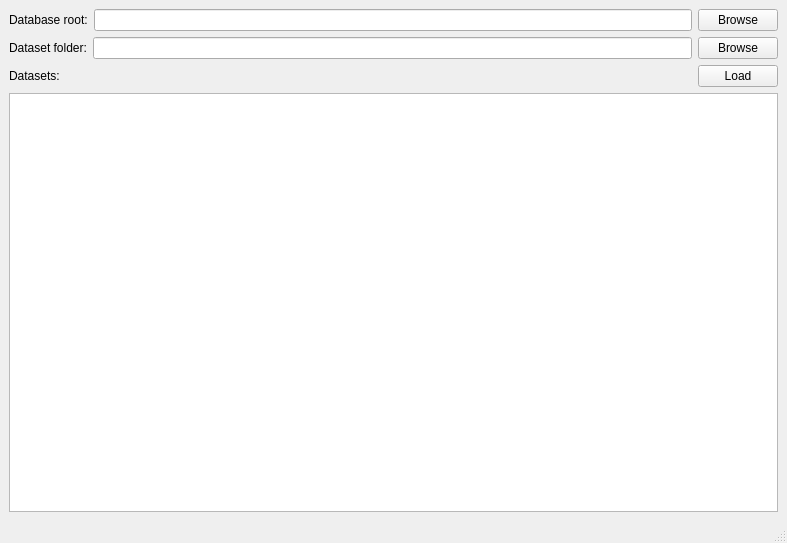
<?xml version="1.0" encoding="UTF-8"?>
<ui version="4.0">
 <class>MainWindow</class>
 <widget class="QMainWindow" name="MainWindow">
  <property name="geometry">
   <rect>
    <x>0</x>
    <y>0</y>
    <width>787</width>
    <height>543</height>
   </rect>
  </property>
  <property name="windowTitle">
   <string>MainWindow</string>
  </property>
  <widget class="QWidget" name="centralwidget">
   <layout class="QVBoxLayout" name="verticalLayout">
    <item>
     <layout class="QHBoxLayout" name="horizontalLayout">
      <item>
       <widget class="QLabel" name="db_root">
        <property name="text">
         <string>Database root:</string>
        </property>
       </widget>
      </item>
      <item>
       <widget class="QLineEdit" name="db_name"/>
      </item>
      <item>
       <widget class="QPushButton" name="browse1">
        <property name="sizePolicy">
         <sizepolicy hsizetype="Maximum" vsizetype="Fixed">
          <horstretch>0</horstretch>
          <verstretch>0</verstretch>
         </sizepolicy>
        </property>
        <property name="text">
         <string>Browse</string>
        </property>
       </widget>
      </item>
     </layout>
    </item>
    <item>
     <layout class="QHBoxLayout" name="horizontalLayout_2">
      <item>
       <widget class="QLabel" name="ds_root">
        <property name="text">
         <string>Dataset folder:</string>
        </property>
       </widget>
      </item>
      <item>
       <widget class="QLineEdit" name="ds_name"/>
      </item>
      <item>
       <widget class="QPushButton" name="browse2">
        <property name="sizePolicy">
         <sizepolicy hsizetype="Maximum" vsizetype="Fixed">
          <horstretch>0</horstretch>
          <verstretch>0</verstretch>
         </sizepolicy>
        </property>
        <property name="text">
         <string>Browse</string>
        </property>
       </widget>
      </item>
     </layout>
    </item>
    <item>
     <layout class="QHBoxLayout" name="horizontalLayout_3">
      <item>
       <widget class="QLabel" name="datasets">
        <property name="text">
         <string>Datasets:</string>
        </property>
       </widget>
      </item>
      <item>
       <widget class="QPushButton" name="Load">
        <property name="sizePolicy">
         <sizepolicy hsizetype="Maximum" vsizetype="Fixed">
          <horstretch>0</horstretch>
          <verstretch>0</verstretch>
         </sizepolicy>
        </property>
        <property name="text">
         <string>Load</string>
        </property>
       </widget>
      </item>
     </layout>
    </item>
    <item>
     <widget class="QListWidget" name="dataset_list"/>
    </item>
   </layout>
  </widget>
  <widget class="QMenuBar" name="menubar">
   <property name="geometry">
    <rect>
     <x>0</x>
     <y>0</y>
     <width>787</width>
     <height>21</height>
    </rect>
   </property>
  </widget>
  <widget class="QStatusBar" name="statusbar"/>
 </widget>
 <resources/>
 <connections/>
</ui>
